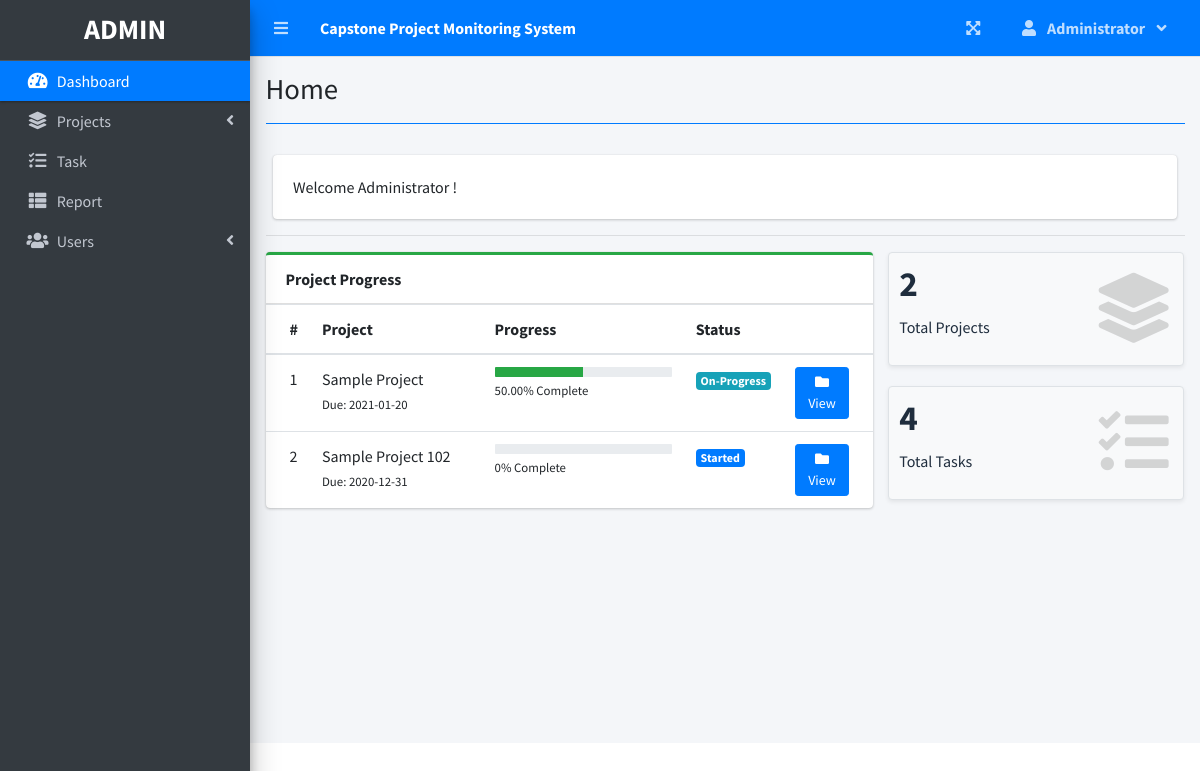
The page / (signed in) on the database its author committed.
### tables this page shows
CREATE TABLE `project_list` (
  `id` int(30) NOT NULL,
  `name` varchar(200) NOT NULL,
  `description` text NOT NULL,
  `status` tinyint(2) NOT NULL,
  `start_date` date NOT NULL,
  `end_date` date NOT NULL,
  `manager_id` int(30) NOT NULL,
  `user_ids` text NOT NULL,
  `date_created` datetime NOT NULL DEFAULT current_timestamp()
);

### home.php (the view, shortened to what this page needs)
<?php include('db_connect.php') ?>
 <div class="col-12">
          <div class="card">
            <div class="card-body">
              Welcome <?php echo $_SESSION['login_name'] ?>!
            </div>
          </div>
  </div>
  <hr>
  <?php
     $where2 = "";
    ?>
      <div class="row">
        <div class="col-md-8">
        <div class="card card-outline card-success">
          <div class="card-header">
            <b>Project Progress</b>
          </div>
          <div class="card-body p-0">
            <div class="table-responsive">
              <table class="table m-0 table-hover">
                <colgroup>
                  <col width="5%">
                  <col width="30%">
                  <col width="35%">
                  <col width="15%">
                  <col width="15%">
                </colgroup>
                <thead>
                  <th>#</th>
                  <th>Project</th>
                  <th>Progress</th>
                  <th>Status</th>
                  <th></th>
                </thead>
                <tbody>
                <?php
                $i = 1;
                $stat = array("Pending","Started","On-Progress","On-Hold","Over Due","Done");
                $where = "";
                $qry = $conn->query("SELECT * FROM project_list $where order by name asc");
                while($row= $qry->fetch_assoc()):
                $tprog = $conn->query("SELECT * FROM task_list where project_id = {$row['id']}")->num_rows;
                $cprog = $conn->query("SELECT * FROM task_list where project_id = {$row['id']} and status = 3")->num_rows;
                $prog = $tprog > 0 ? ($cprog/$tprog) * 100 : 0;
                $prog = $prog > 0 ?  number_format($prog,2) : $prog;
                $prod = $conn->query("SELECT * FROM user_productivity where project_id = {$row['id']}")->num_rows;
                if($row['status'] == 0 && strtotime(date('Y-m-d')) >= strtotime($row['start_date'])):
                if($prod  > 0  || $cprog > 0)
                  $row['status'] = 2;
                else
                  $row['status'] = 1;
                elseif($row['status'] == 0 && strtotime(date('Y-m-d')) > strtotime($row['end_date'])):
                $row['status'] = 4;
                endif;
                  ?>
                  <tr>
                      <td>
                         <?php echo $i++ ?>
                      </td>
                      <td>
                          <a>
                              <?php echo ucwords($row['name']) ?>
                          </a>
                          <br>
                          <small>
                              Due: <?php echo date("Y-m-d",strtotime($row['end_date'])) ?>
                          </small>
                      </td>
                      <td class="project_progress">
                          <div class="progress progress-sm">
                              <div class="progress-bar bg-green" role="progressbar" aria-valuenow="57" aria-valuemin="0" aria-valuemax="100" style="width: <?php echo $prog ?>%">
                              </div>
                          </div>
                          <small>
                              <?php echo $prog ?>% Complete
                          </small>
                      </td>
                      <td class="project-state">
                          <?php
                            if($stat[$row['status']] =='Pending'){
                              echo "<span class='badge badge-secondary'>{$stat[$row['status']]}</span>";
                            }elseif($stat[$row['status']] =='Started'){
                              echo "<span class='badge badge-primary'>{$stat[$row['status']]}</span>";
                            }elseif($stat[$row['status']] =='On-Progress'){
                              echo "<span class='badge badge-info'>{$stat[$row['status']]}</span>";
                            }elseif($stat[$row['status']] =='On-Hold'){
                              echo "<span class='badge badge-warning'>{$stat[$row['status']]}</span>";
                            }elseif($stat[$row['status']] =='Over Due'){
                              echo "<span class='badge badge-danger'>{$stat[$row['status']]}</span>";
                            }elseif($stat[$row['status']] =='Done'){
                              echo "<span class='badge badge-success'>{$stat[$row['status']]}</span>";
                            }
                          ?>
                      </td>
                      <td>
                        <a class="btn btn-primary btn-sm" href="./index.php?page=view_project&id=<?php echo $row['id'] ?>">
                              <i class="fas fa-folder">
                              </i>
                              View
                        </a>
                      </td>
                  </tr>
                <?php endwhile; ?>
                </tbody>
              </table>
            </div>
          </div>
        </div>
        </div>
        <div class="col-md-4">
          <div class="row">
          <div class="col-12 col-sm-6 col-md-12">
            <div class="small-box bg-light shadow-sm border">
              <div class="inner">
                <h3><?php echo $conn->query("SELECT * FROM project_list $where")->num_rows; ?></h3>
                <p>Total Projects</p>
              </div>
              <div class="icon">
                <i class="fa fa-layer-group"></i>
              </div>
            </div>
          </div>
           <div class="col-12 col-sm-6 col-md-12">
            <div class="small-box bg-light shadow-sm border">
              <div class="inner">
                <h3><?php echo $conn->query("SELECT t.*,p.name as pname,p.start_date,p.status as pstatus, p.end_date,p.id as pid FROM task_list t inner join project_list p on p.id = t.project_id $where2")->num_rows; ?></h3>
                <p>Total Tasks</p>
              </div>
              <div class="icon">
                <i class="fa fa-tasks"></i>
              </div>
            </div>
          </div>
      </div>
        </div>
      </div>

### rows shown on the page
project_list: name "Sample Project", end_date "2021-01-20", prog "50.00", manager "On-Progress"
project_list: name "Sample Project 102", end_date "2020-12-31", prog "0", status "Started"

### other values the page prints
$_SESSION['system']['name'] "Capstone Project Monitoring System"
$_SESSION['login_firstname'] "Administrator"
$title "Home"
$_SESSION['login_name'] "Administrator"
$conn->query("SELECT * FROM project_list $where")->num_rows "2"
